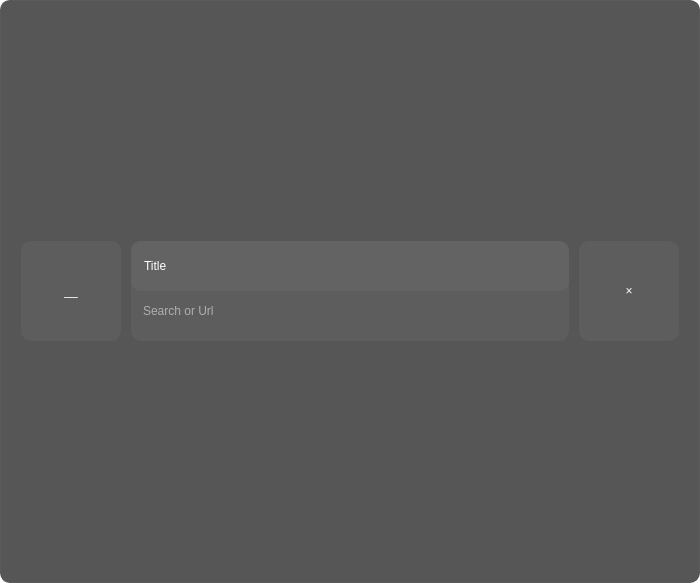
<?xml version="1.0" encoding="UTF-8"?>
<ui version="4.0">
 <class>Frame</class>
 <widget class="QFrame" name="Frame">
  <property name="geometry">
   <rect>
    <x>0</x>
    <y>0</y>
    <width>700</width>
    <height>583</height>
   </rect>
  </property>
  <property name="windowTitle">
   <string>Browser</string>
  </property>
  <property name="styleSheet">
   <string notr="true">background-color: rgba(0, 0, 0, 0);</string>
  </property>
  <layout class="QVBoxLayout" name="verticalLayout_2">
   <property name="leftMargin">
    <number>0</number>
   </property>
   <property name="topMargin">
    <number>0</number>
   </property>
   <property name="rightMargin">
    <number>0</number>
   </property>
   <property name="bottomMargin">
    <number>0</number>
   </property>
   <item>
    <widget class="QFrame" name="content">
     <property name="styleSheet">
      <string notr="true">border: 1px solid rgba(70,70,70,200);
background-color: rgba(40,40,40, 200);
border-radius: 10px;
</string>
     </property>
     <property name="frameShape">
      <enum>QFrame::StyledPanel</enum>
     </property>
     <property name="frameShadow">
      <enum>QFrame::Raised</enum>
     </property>
     <layout class="QVBoxLayout" name="verticalLayout_3">
      <property name="spacing">
       <number>10</number>
      </property>
      <property name="leftMargin">
       <number>20</number>
      </property>
      <property name="topMargin">
       <number>20</number>
      </property>
      <property name="rightMargin">
       <number>20</number>
      </property>
      <property name="bottomMargin">
       <number>20</number>
      </property>
      <item>
       <widget class="QFrame" name="frame">
        <property name="sizePolicy">
         <sizepolicy hsizetype="Preferred" vsizetype="Maximum">
          <horstretch>0</horstretch>
          <verstretch>0</verstretch>
         </sizepolicy>
        </property>
        <property name="maximumSize">
         <size>
          <width>16777215</width>
          <height>16777215</height>
         </size>
        </property>
        <property name="styleSheet">
         <string notr="true">background-color: rgba(0, 0, 0, 0);
border: 0;</string>
        </property>
        <property name="frameShape">
         <enum>QFrame::StyledPanel</enum>
        </property>
        <property name="frameShadow">
         <enum>QFrame::Raised</enum>
        </property>
        <layout class="QHBoxLayout" name="horizontalLayout">
         <property name="spacing">
          <number>10</number>
         </property>
         <property name="leftMargin">
          <number>0</number>
         </property>
         <property name="topMargin">
          <number>0</number>
         </property>
         <property name="rightMargin">
          <number>0</number>
         </property>
         <property name="bottomMargin">
          <number>0</number>
         </property>
         <item>
          <widget class="QPushButton" name="close_btn_2">
           <property name="sizePolicy">
            <sizepolicy hsizetype="Minimum" vsizetype="Minimum">
             <horstretch>0</horstretch>
             <verstretch>0</verstretch>
            </sizepolicy>
           </property>
           <property name="minimumSize">
            <size>
             <width>100</width>
             <height>0</height>
            </size>
           </property>
           <property name="maximumSize">
            <size>
             <width>100</width>
             <height>16777215</height>
            </size>
           </property>
           <property name="cursor">
            <cursorShape>PointingHandCursor</cursorShape>
           </property>
           <property name="focusPolicy">
            <enum>Qt::NoFocus</enum>
           </property>
           <property name="styleSheet">
            <string notr="true">QPushButton{
background-color: rgba(255, 255, 255, 10);
padding: 10px;
font: 25 26px &quot;Segoe UI Bold&quot;;
color: white;}
QPushButton:hover{
background-color: rgba(255, 255, 255, 30);
}</string>
           </property>
           <property name="text">
            <string>__</string>
           </property>
          </widget>
         </item>
         <item>
          <widget class="QFrame" name="frame_5">
           <property name="minimumSize">
            <size>
             <width>0</width>
             <height>100</height>
            </size>
           </property>
           <property name="maximumSize">
            <size>
             <width>10000</width>
             <height>100</height>
            </size>
           </property>
           <property name="focusPolicy">
            <enum>Qt::NoFocus</enum>
           </property>
           <property name="styleSheet">
            <string notr="true">
background-color: rgba(255, 255, 255, 10);
font: 25 10pt &quot;Microsoft YaHei Light&quot;;
color: white;
border-color: rgba(255, 255, 255, 20);</string>
           </property>
           <property name="frameShape">
            <enum>QFrame::StyledPanel</enum>
           </property>
           <property name="frameShadow">
            <enum>QFrame::Raised</enum>
           </property>
           <layout class="QVBoxLayout" name="verticalLayout">
            <property name="spacing">
             <number>0</number>
            </property>
            <property name="leftMargin">
             <number>0</number>
            </property>
            <property name="topMargin">
             <number>0</number>
            </property>
            <property name="rightMargin">
             <number>0</number>
            </property>
            <property name="bottomMargin">
             <number>0</number>
            </property>
            <item>
             <widget class="QLabel" name="label_2">
              <property name="styleSheet">
               <string notr="true">font-family:  &quot;Segoe UI Black&quot;;
border: 0;
padding: 10px;</string>
              </property>
              <property name="text">
               <string>Title</string>
              </property>
             </widget>
            </item>
            <item>
             <widget class="QLineEdit" name="lineEdit">
              <property name="sizePolicy">
               <sizepolicy hsizetype="Expanding" vsizetype="Minimum">
                <horstretch>0</horstretch>
                <verstretch>0</verstretch>
               </sizepolicy>
              </property>
              <property name="focusPolicy">
               <enum>Qt::ClickFocus</enum>
              </property>
              <property name="styleSheet">
               <string notr="true">font-family:  &quot;Segoe UI&quot;;
border: 0;
background-color: rgba(0, 0, 0, 0);
padding: 10px;
padding-top: 0;</string>
              </property>
              <property name="placeholderText">
               <string>Search or Url</string>
              </property>
             </widget>
            </item>
           </layout>
          </widget>
         </item>
         <item>
          <widget class="QPushButton" name="close_btn">
           <property name="sizePolicy">
            <sizepolicy hsizetype="Minimum" vsizetype="Minimum">
             <horstretch>0</horstretch>
             <verstretch>0</verstretch>
            </sizepolicy>
           </property>
           <property name="minimumSize">
            <size>
             <width>100</width>
             <height>0</height>
            </size>
           </property>
           <property name="maximumSize">
            <size>
             <width>100</width>
             <height>16777215</height>
            </size>
           </property>
           <property name="cursor">
            <cursorShape>PointingHandCursor</cursorShape>
           </property>
           <property name="focusPolicy">
            <enum>Qt::NoFocus</enum>
           </property>
           <property name="styleSheet">
            <string notr="true">QPushButton{
background-color: rgba(255, 255, 255, 10);
padding: 10px;
font: 25 26px &quot;Segoe UI Bold&quot;;
color: white;}
QPushButton:hover{
background-color: rgba(255, 255, 255, 30);
}</string>
           </property>
           <property name="text">
            <string>×</string>
           </property>
          </widget>
         </item>
        </layout>
       </widget>
      </item>
     </layout>
    </widget>
   </item>
  </layout>
 </widget>
 <resources/>
 <connections/>
</ui>
